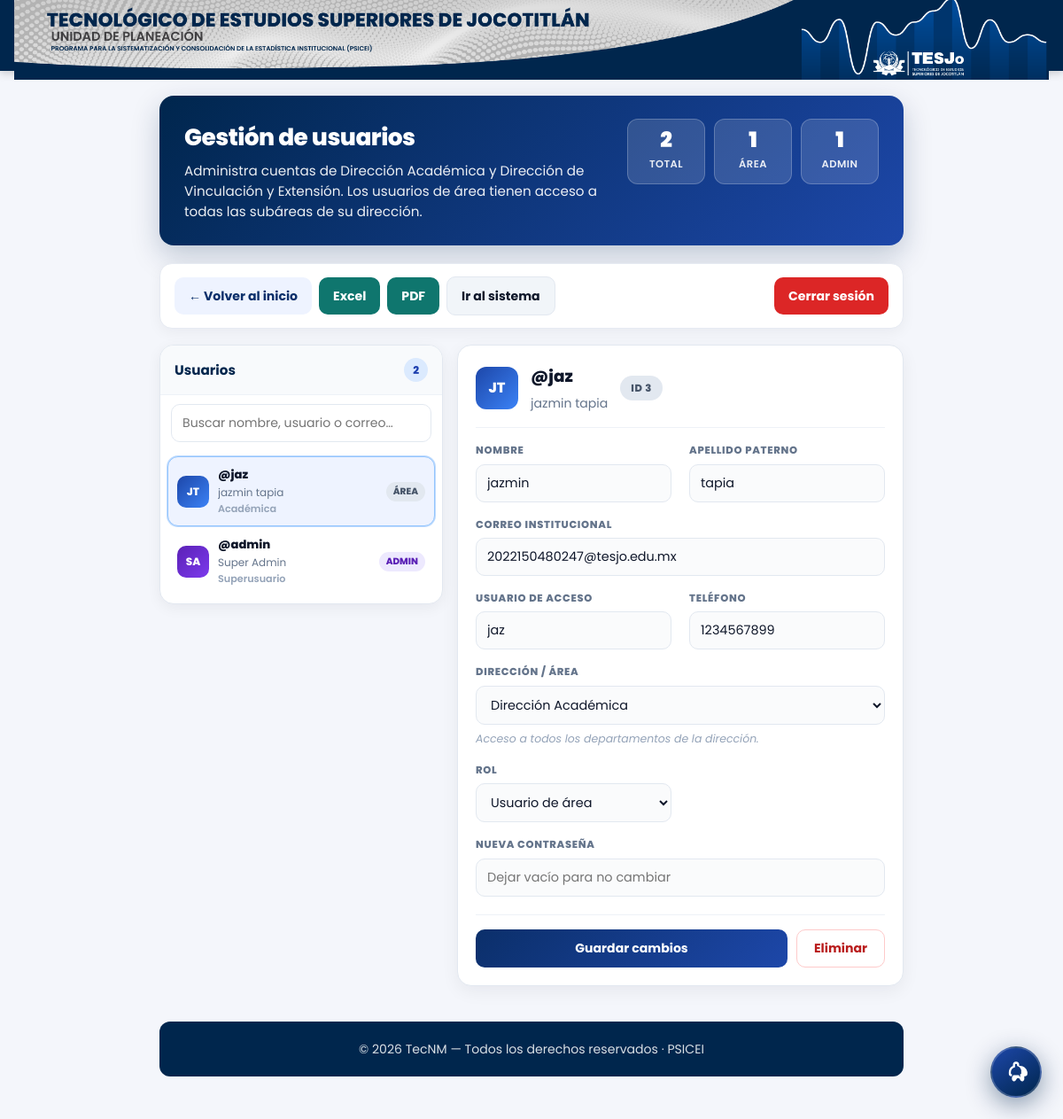
/LOGIN/admin_panel.php (signed in), run on the app's committed database.
### tables this page shows
CREATE TABLE `registrod` (
  `id` int(11) NOT NULL AUTO_INCREMENT,
  `Nombre` varchar(100) NOT NULL,
  `Apellido_Paterno` varchar(100) NOT NULL,
  `Apellido_Materno` varchar(100) DEFAULT NULL,
  `Numero_de_telefono` varchar(20) DEFAULT NULL,
  `Correo_Institucional` varchar(191) NOT NULL,
  `Nombre_Usuario` varchar(100) NOT NULL,
  `Contrasena` varchar(255) NOT NULL,
  `Area` varchar(200) NOT NULL,
  `Subarea` varchar(200) DEFAULT NULL,
  `role` enum('user','admin') NOT NULL DEFAULT 'user',
  `reset_token` varchar(64) DEFAULT NULL,
  `reset_expiry` datetime DEFAULT NULL,
  `created_at` timestamp NOT NULL DEFAULT current_timestamp(),
  PRIMARY KEY (`id`),
  UNIQUE KEY `uq_registrod_correo` (`Correo_Institucional`),
  UNIQUE KEY `uq_registrod_usuario` (`Nombre_Usuario`)
);

### API/config.php (called while the page is built, shortened)
<?php
function getAllowedInstitutionalAreas(): array
{
    return [
        INSTITUTIONAL_AREA_ACADEMICA,
        INSTITUTIONAL_AREA_VINCULACION,
    ];
}

### LOGIN/admin_panel.php (the view, shortened to what this page needs)
<?php
require_once __DIR__ . '/../API/config.php';
$enlace = getDBConnection();
$resultado = $enlace->query("SELECT id, Nombre, Apellido_Paterno, Correo_Institucional, Nombre_Usuario, Numero_de_telefono, Area, Subarea, role FROM registrod ORDER BY id DESC");
$allowedAreas = getAllowedInstitutionalAreas();
$usuarios = [];
$countAdmin = 0;
$countUser = 0;
while ($fila = $resultado->fetch_assoc()) {
    $usuarios[] = $fila;
    if (($fila['role'] ?? '') === 'admin') {
        $countAdmin++;
    } else {
        $countUser++;
    }
}
$totalUsuarios = count($usuarios);
function adminUserInitials(array $fila): string
{
    $n = mb_substr(trim((string)($fila['Nombre'] ?? 'U')), 0, 1);
    $a = mb_substr(trim((string)($fila['Apellido_Paterno'] ?? '')), 0, 1);
    return mb_strtoupper($n . $a);
}
function adminAreaShortLabel(string $area): string
{
    if ($area === INSTITUTIONAL_AREA_ACADEMICA) {
        return 'Académica';
    }
    return $area;
}
$selectedId = (int)($_GET['id'] ?? 0);
if ($selectedId <= 0 && $totalUsuarios > 0) {
    $selectedId = (int)$usuarios[0]['id'];
}
$selectedUser = null;
foreach ($usuarios as $u) {
    if ((int)$u['id'] === $selectedId) {
        $selectedUser = $u;
        break;
    }
}
?>
<!DOCTYPE html>
<html lang="es">
<head>
    <link rel="stylesheet" href="/prueba/prueba/assets/css/global.css">
    <link rel="stylesheet" href="/prueba/prueba/assets/css/psicei-theme.css">
    <link rel="stylesheet" href="/prueba/prueba/assets/css/admin-panel.css">
</head>
<body class="admin-page">
    <div class="top-bar">
        <img src="images/enkabezado.png" alt="Encabezado" class="escudo">
    </div>
    <div class="admin-shell welcome-animate">
        <header class="admin-hero">
            <div>
                <h1>Gestión de usuarios</h1>
                <p class="admin-hero-sub">Administra cuentas de Dirección Académica y Dirección de Vinculación y Extensión. Los usuarios de área tienen acceso a todas las subáreas de su dirección.</p>
            </div>
            <div class="admin-stats">
                <div class="admin-stat-pill">
                    <strong><?php echo $totalUsuarios; ?></strong>
                    <span>Total</span>
                </div>
                <div class="admin-stat-pill">
                    <strong><?php echo $countUser; ?></strong>
                    <span>Área</span>
                </div>
                <div class="admin-stat-pill">
                    <strong><?php echo $countAdmin; ?></strong>
                    <span>Admin</span>
                </div>
            </div>
        </header>
        <nav class="admin-toolbar" aria-label="Acciones del panel">
            <div class="toolbar-group">
                <a href="admin_home.php" class="admin-btn admin-btn--back">&larr; Volver al inicio</a>
                <a href="admin_panel.php?export=excel" class="admin-btn admin-btn--export">Excel</a>
                <a href="admin_panel.php?export=pdf" class="admin-btn admin-btn--export">PDF</a>
                <a href="/prueba/prueba/MENU/portal.php" class="admin-btn admin-btn--system">Ir al sistema</a>
            </div>
            <a href="logout.php" class="admin-btn admin-btn--logout">Cerrar sesión</a>
        </nav>
        <?php if ($totalUsuarios === 0): ?>
            <p class="admin-empty">No hay usuarios registrados en el sistema.</p>
        <?php else: ?>
        <div class="admin-split">
            <aside class="user-list-panel">
                <div class="user-list-panel__head">
                    <h2>Usuarios</h2>
                    <span class="user-list-count"><?php echo $totalUsuarios; ?></span>
                </div>
                <input type="search" class="user-list-search" id="userSearch" placeholder="Buscar nombre, usuario o correo…" autocomplete="off">
                <ul class="user-list" id="userList" role="listbox" aria-label="Lista de usuarios">
                    <?php foreach ($usuarios as $fila):
                        $esAdmin = ($fila['role'] ?? '') === 'admin';
                        $uid = (int)$fila['id'];
                        $isActive = $uid === $selectedId;
                    ?>
                    <li>
                        <button type="button"
                            class="user-list-item<?php echo $isActive ? ' is-active' : ''; ?><?php echo $esAdmin ? ' user-list-item--admin' : ''; ?>"
                            role="option"
                            aria-selected="<?php echo $isActive ? 'true' : 'false'; ?>"
                            data-user-id="<?php echo $uid; ?>">
                            <span class="user-list-item__avatar" aria-hidden="true"><?php echo htmlspecialchars(adminUserInitials($fila)); ?></span>
                            <span class="user-list-item__body">
                                <span class="user-list-item__login">@<?php echo htmlspecialchars($fila['Nombre_Usuario']); ?></span>
                                <span class="user-list-item__name"><?php echo htmlspecialchars(trim($fila['Nombre'] . ' ' . $fila['Apellido_Paterno'])); ?></span>
                                <span class="user-list-item__area"><?php echo htmlspecialchars(adminAreaShortLabel((string)$fila['Area'])); ?></span>
                            </span>
                            <span class="user-list-item__badge"><?php echo $esAdmin ? 'Admin' : 'Área'; ?></span>
                        </button>
                    </li>
                    <?php endforeach; ?>
                </ul>
            </aside>
            <section class="user-edit-panel" id="userEditPanel" aria-label="Editar usuario">
                <?php
                $fila = $selectedUser;
                ?>
                <div class="user-edit-panel__head">
                    <div class="user-avatar user-avatar--lg" id="editAvatar" aria-hidden="true"><?php echo htmlspecialchars(adminUserInitials($fila)); ?></div>
                    <div>
                        <p class="user-edit-panel__title" id="editTitle">@<?php echo htmlspecialchars($fila['Nombre_Usuario']); ?></p>
                        <p class="user-edit-panel__sub" id="editSubtitle"><?php echo htmlspecialchars(trim($fila['Nombre'] . ' ' . $fila['Apellido_Paterno'])); ?></p>
                    </div>
                    <span class="user-badge user-badge--id" id="editIdBadge">ID <?php echo (int)$fila['id']; ?></span>
                </div>
                <form method="POST" class="user-edit-form" id="editUserForm">
                    <div class="user-fields">
                        <div class="user-field">
                            <label for="edit_nombre">Nombre</label>
                            <input id="edit_nombre" name="nombre" required>
                        </div>
                        <div class="user-field">
                            <label for="edit_apellido">Apellido paterno</label>
                            <input id="edit_apellido" name="apellido" required>
                        </div>
                        <div class="user-field user-field--wide">
                            <label for="edit_correo">Correo institucional</label>
                            <input id="edit_correo" type="email" name="correo" required>
                        </div>
                        <div class="user-field">
                            <label for="edit_usuario">Usuario de acceso</label>
                            <input id="edit_usuario" name="usuario" required>
                        </div>
                        <div class="user-field">
                            <label for="edit_telefono">Teléfono</label>
                            <input id="edit_telefono" name="telefono" placeholder="10 dígitos">
                        </div>
                        <div class="user-field user-field--wide" id="areaFieldWrap">
                            <label for="edit_area">Dirección / área</label>
                            <select id="edit_area_select" name="area" class="edit-area-select">
                                <?php foreach ($allowedAreas as $allowedArea): ?>
                                    <option value="<?php echo htmlspecialchars($allowedArea); ?>"><?php echo htmlspecialchars($allowedArea); ?></option>
                                <?php endforeach; ?>
                            </select>
                            <span class="user-field__hint" id="areaHint">Acceso a todos los departamentos de la dirección.</span>
                        </div>
                        <div class="user-field">
                            <label for="edit_role">Rol</label>
                            <select id="edit_role" name="role">
                                <option value="user">Usuario de área</option>
                            </select>
                        </div>
                        <div class="user-field user-field--wide">
                            <label for="edit_password">Nueva contraseña</label>
                            <input id="edit_password" type="password" name="nueva_password" placeholder="Dejar vacío para no cambiar" autocomplete="new-password">
                        </div>
                    </div>
                    <div class="user-edit-panel__actions">
                        <button type="submit" class="admin-btn admin-btn--save">Guardar cambios</button>
                        <button type="button" class="admin-btn admin-btn--delete" id="btnDeleteUser">Eliminar</button>
                    </div>
                </form>
            </section>
        </div>
        <?php endif; ?>
        <footer class="admin-footer">
            <p>&copy; <?php echo date('Y'); ?> TecNM — Todos los derechos reservados · PSICEI</p>
        </footer>
    </div>
</body>
</html>

### assets/css/global.css (style rules this page uses)
:root { --primary: #00264D; --primary-light: #1d47A9; --primary-lighter: #3366cc; --accent: #0066cc; --accent-hover: #0056b3; --bg-body: #f0f2f5; --bg-card: #ffffff; --bg-input: #f8f9fa; --text-primary: #1a1a2e; --text-secondary: #555; --text-muted: #888; --text-white: #ffffff; --border: #e0e0e0; --border-input: #d0d0d0; --border-focus: var(--primary-light); --success: #28a745; --success-bg: #d4edda; --error: #dc3545; --error-bg: #ffe6e6; --warning: #ffc107; --warning-bg: #fff3cd; --radius-sm: 8px; --radius-md: 12px; --radius-lg: 16px; --radius-full: 50px; --shadow-sm: 0 2px 8px rgba(0,0,0,0.08); --shadow-md: 0 4px 20px rgba(0,0,0,0.12); --shadow-lg: 0 10px 40px rgba(0,0,0,0.18); --transition: all 0.3s ease; --font: 'Poppins', sans-serif; }
*, *::before, *::after { margin: 0; padding: 0; box-sizing: border-box; }
body { font-family: var(--font); background: var(--bg-body); color: var(--text-primary); min-height: 100vh; display: flex; flex-direction: column; overflow-x: hidden; line-height: 1.6; }
a { text-decoration: none; color: var(--accent); transition: var(--transition); }
.top-bar { width: 100%; background-color: var(--primary); padding: 8px 16px; display: flex; justify-content: center; align-items: center; height: 80px; position: fixed; top: 0; left: 0; z-index: 1000; box-shadow: 0 2px 10px rgba(0,0,0,0.2); }
.top-bar .escudo { width: 100%; max-width: 1200px; height: auto; }

### assets/css/psicei-theme.css (style rules this page uses)
:root { --ps-bg: #f4f6fb; --ps-card: #ffffff; --ps-border: #e6eaf2; --ps-text: #0f172a; --ps-muted: #64748b; --ps-primary: #0b2f6a; --ps-primary2: #1d47A9; --ps-accent: #22c55e; --ps-danger: #ef4444; --ps-warning: #f59e0b; --ps-radius: 14px; --ps-shadow: 0 10px 30px rgba(2,6,23,.10); }
body { background: var(--ps-bg); color: var(--ps-text); }

### data on the page
registrod: adminUserInitials($fila) "JT", Nombre_Usuario "jaz", Nombre+Apellido_Paterno "jazmin tapia", Area "Académica", role "ÁREA"
registrod: adminUserInitials($fila) "SA", Nombre_Usuario "admin", Nombre+Apellido_Paterno "Super Admin", Area "Superusuario", role "ADMIN"

### other printed values
$totalUsuarios "2"
$countUser "1"
$countAdmin "1"
form field area "Dirección Académica"
